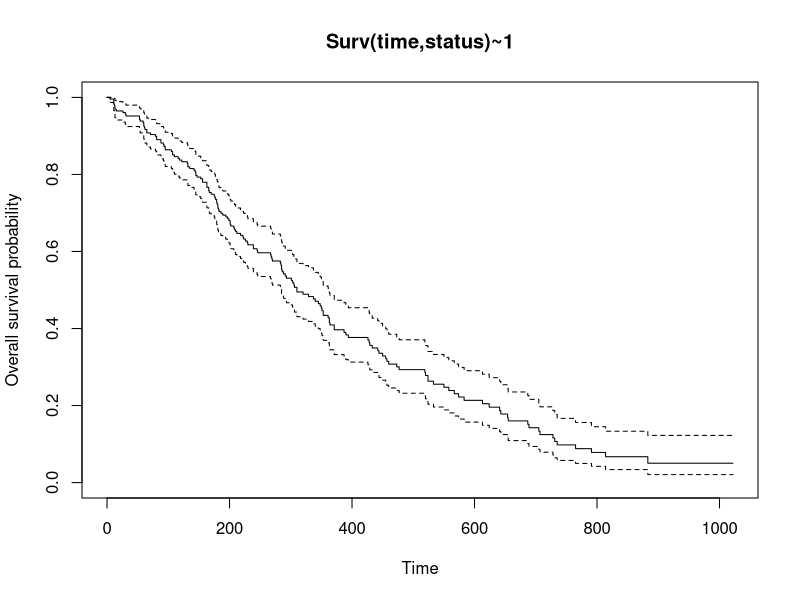
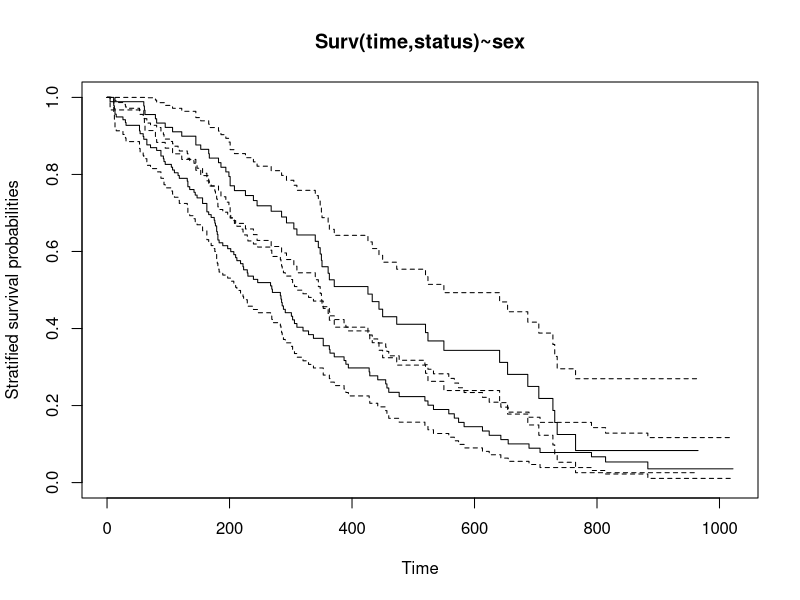
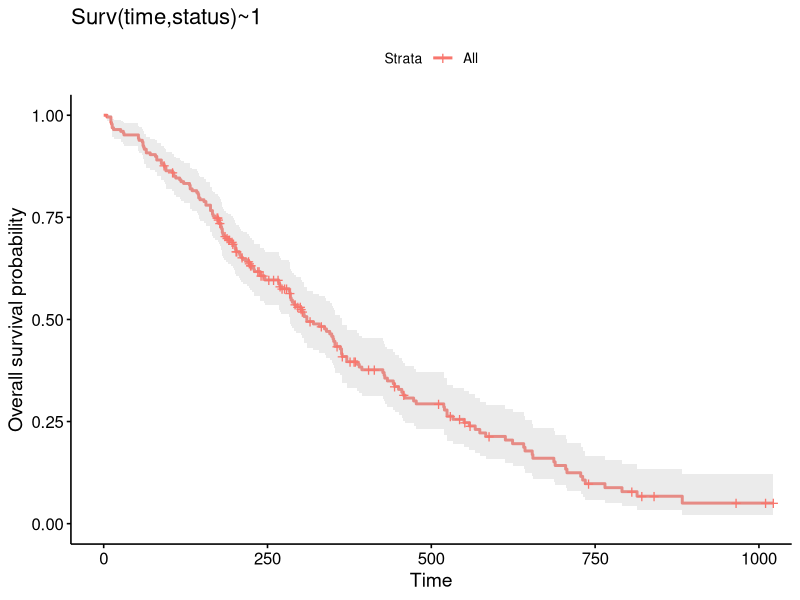
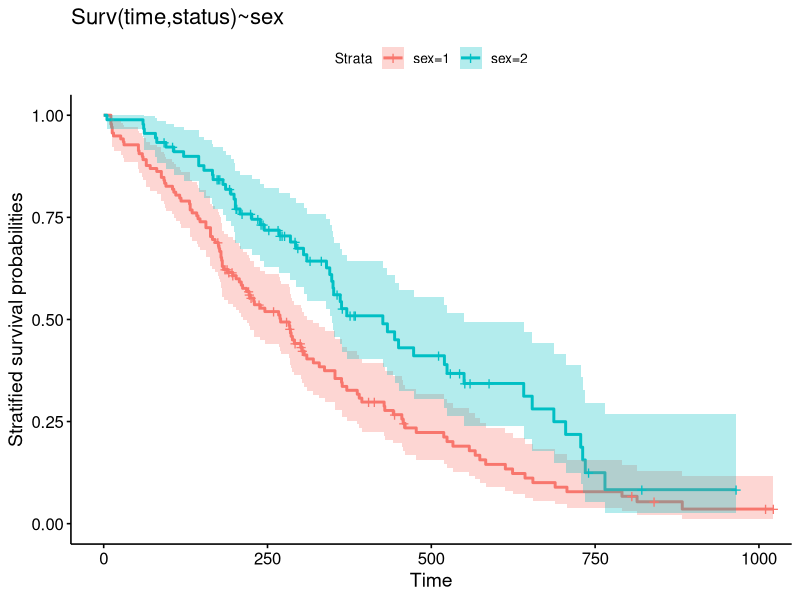
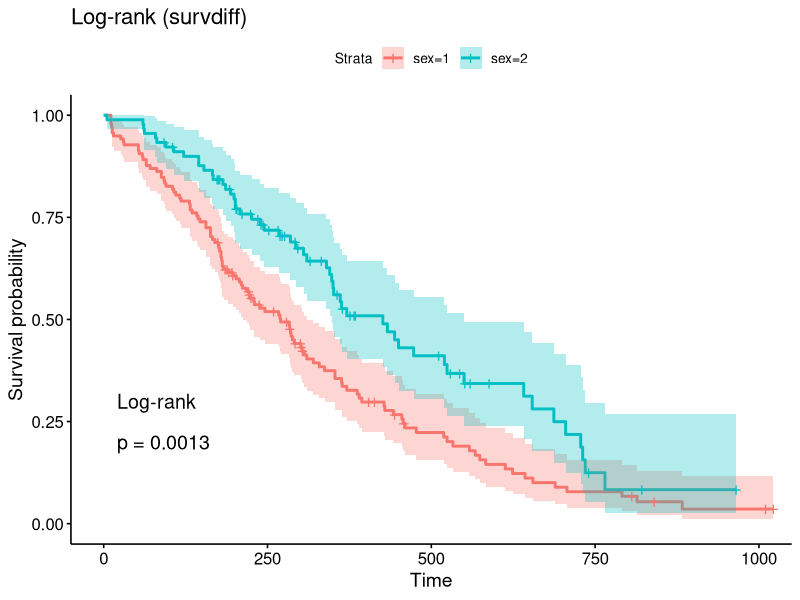
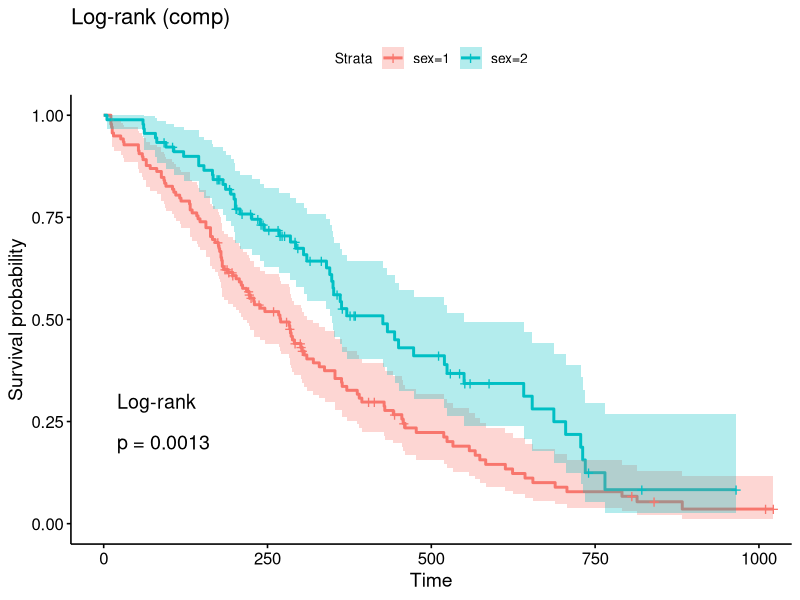
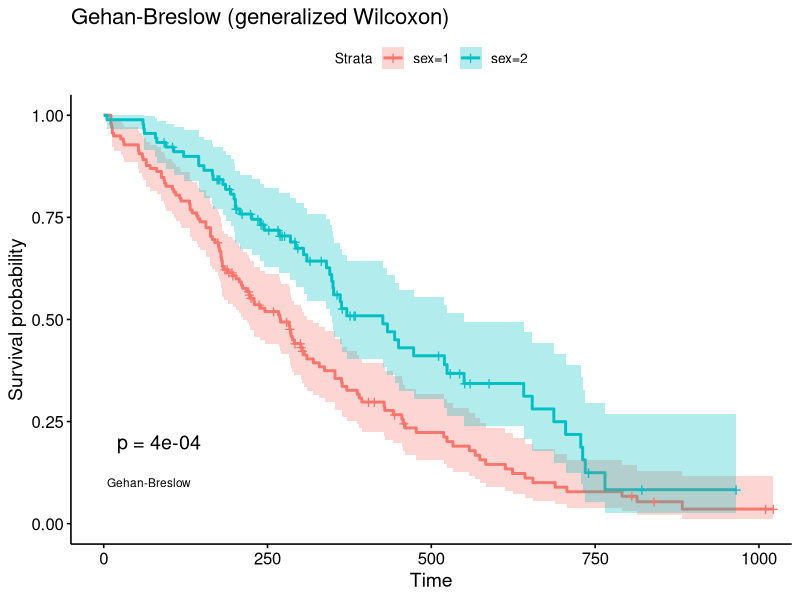
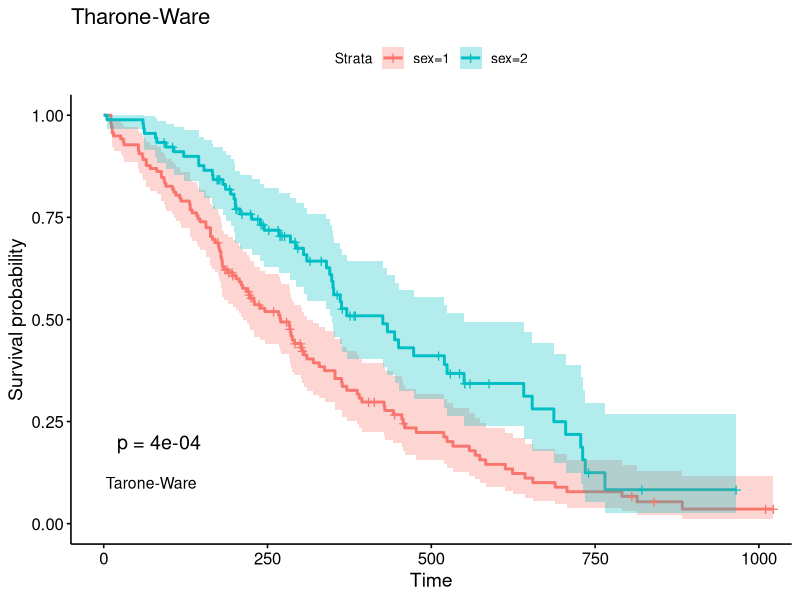

These figures' R source, in order:
## ---- chunk 1
knitr::opts_chunk$set(
  out.extra = 'style="display:block; margin: auto"',
  fig.align = "center",
  fig.path = "www/",
  collapse = TRUE,
  comment = "#>",
  dev = "png")
## ---- chunk 2
library(survival)
write.csv(survival::lung,file="lung.csv",quote=FALSE,row.names=FALSE)
## ---- chunk 3
plot(survfit(Surv(time, status) ~ 1, data = lung),
             xlab = "Time", ylab = "Overall survival probability", main = "Surv(time,status)~1")
plot(survfit(Surv(time, status) ~ sex, data = lung), conf.int=0.95,
             xlab = "Time", ylab = "Stratified survival probabilities", main = "Surv(time,status)~sex")
## ---- chunk 4
library(survminer)
ggsurvplot(survfit(Surv(time, status) ~ 1, data = lung), data=lung, conf.int=TRUE) +
xlab("Time") +
ylab("Overall survival probability") +
ggtitle("Surv(time,status)~1")
ggsurvplot(survfit(Surv(time, status) ~ sex, data = lung), data=lung, conf.int=TRUE) +
xlab("Time") +
ylab("Stratified survival probabilities") +
ggtitle("Surv(time,status)~sex")
fit <- survfit(Surv(time, status) ~ sex, data = lung)
ggsurvplot(fit, data = lung, conf.int = TRUE, pval = TRUE, pval.method = TRUE) + ggtitle("Log-rank (survdiff)")
ggsurvplot(fit, data = lung, conf.int = TRUE, pval = TRUE, pval.method = TRUE,
           log.rank.weights = "1") + ggtitle("Log-rank (comp)")
ggsurvplot(fit, data = lung, conf.int = TRUE, pval = TRUE, pval.method = TRUE,
           log.rank.weights = "n", pval.method.coord = c(5, 0.1),
           pval.method.size = 3) + ggtitle("Gehan-Breslow (generalized Wilcoxon)")
ggsurvplot(fit, data = lung, conf.int = TRUE, pval = TRUE, pval.method = TRUE,
           log.rank.weights = "sqrtN", pval.method.coord = c(3, 0.1),
           pval.method.size = 4) + ggtitle("Tharone-Ware")
ggsurvplot(fit, data = lung, conf.int = TRUE, pval = TRUE, pval.method = TRUE,
           log.rank.weights = "S1", pval.method.coord = c(5, 0.1),
           pval.method.size = 3) + ggtitle("Peto-Peto’s modified survival estimate")
ggsurvplot(fit, data = lung, conf.int = TRUE, pval = TRUE, pval.method = TRUE,
           log.rank.weights = "S2", pval.method.coord = c(5, 0.1),
           pval.method.size = 3) + ggtitle("modified Peto-Peto’s (by Andersen)")
ggsurvplot(fit, data = lung, conf.int = TRUE, pval = TRUE, pval.method = TRUE,
           log.rank.weights = "FH_p=1_q=1",
           pval.method.coord = c(5, 0.1),
           pval.method.size = 4) + ggtitle("Fleming-Harrington (p=1, q=1)")
## ---- chunk 5
coxfit <- coxph(Surv(time, status) ~ age + sex + wt.loss, data = lung)

# Survival curves by sex with adjustment for age and wt.loss
# A new data frame is generated containing two rows, one for each value of sex;
# the other covariates are fixed to their average values
new_df <- with(lung,
               data.frame(sex = c(1, 2),
                          age = rep(mean(age, na.rm = TRUE), 2),
                          wt.loss = rep(mean(wt.loss, na.rm = TRUE), 2)
               )
)

fit <- survfit(coxfit, newdata = new_df)
ggsurvplot(fit, conf.int = TRUE, palette = "Dark2", censor = FALSE,
           surv.median.line = "hv", data=lung)
unlink("lung.csv")
